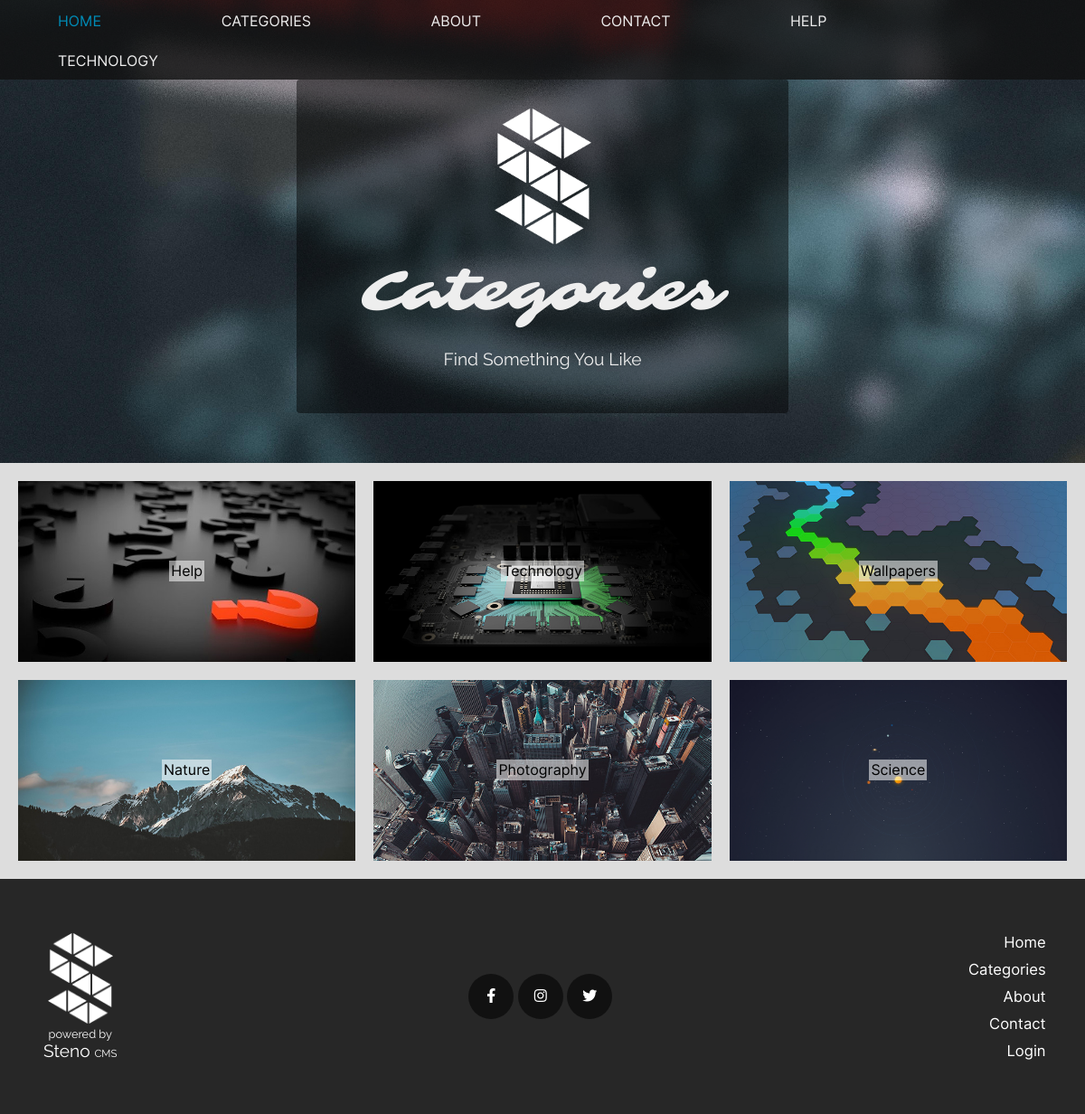
/categories.php, run on the app's committed database.
### tables this page shows
CREATE TABLE `categories` (
  `id` int(11) NOT NULL,
  `name` varchar(30) NOT NULL,
  `show_on_homepage` tinyint(1) NOT NULL DEFAULT 0,
  `show_on_navbar` tinyint(1) NOT NULL DEFAULT 0
);

CREATE TABLE `main_pages` (
  `id` int(11) NOT NULL,
  `page_name` varchar(30) NOT NULL,
  `title` varchar(30) NOT NULL,
  `caption` varchar(60) NOT NULL,
  `show_on_nav` tinyint(1) NOT NULL DEFAULT 1
);

CREATE TABLE `links` (
  `name` varchar(30) NOT NULL,
  `url` varchar(60) NOT NULL,
  `enabled` tinyint(1) NOT NULL DEFAULT 0
);

### categories.php (the view, shortened to what this page needs)
<?php require_once("includes/db_connect.php"); ?>
<?php require_once("includes/functions.php"); ?>
<?php
    $banner_info = get_banner_info("categories");
    $title = $banner_info["title"];
    $caption = $banner_info["caption"];
    $categories = get_categories();
    $popular_posts = get_popular();
    $latest_posts = get_latest();
?>
<!DOCTYPE html>
<html lang="en">
<head>
    <link rel="stylesheet" href="css/all.min.css" type="text/css">
    <link rel="stylesheet" href="css/light.min.css" type="text/css">
    <link rel="stylesheet" href="css/custom/categories.php" type="text/css">
</head>
<body>
    <?php require_once("includes/nav.php"); ?>
    <?php
        if(isset($_GET['q'])) {
            if(is_numeric($_GET['q'])) {
                $posts = get_posts_by_category($_GET['q']);
                if(mysqli_num_rows($posts) == 0) header("Location: categories");
                $category = mysqli_query($connection, "SELECT `name` FROM `categories` WHERE `id` = " . $_GET['q']);
                $category = mysqli_fetch_assoc($category)["name"];
                echo (get_banner($category, ""));
                echo('<div class="posts">');
                while($post = mysqli_fetch_assoc($posts)) {
                    $date = new DateTime($post["date"]);
                    $date = $date -> format("d M Y");
                    $post_categories = get_post_categories($post["id"]);
                    echo('
                        <a class="post" href="post?q=' . $post["id"] . '">
                            <div class="postbg postbg-' . $post["id"] . '">
                                <div class="postbanner">
                                    <div class="title">' . $post["title"] . '</div>
                                    <div class="tags">
                                    ');
                                    foreach($post_categories as $category) {
                                        echo('
                                        <span href="categoies/?q=' .
                                        $category .
                                        '">'. $category .
                                        '</span>'
                                    );
                                    }
                                    echo('
                                    </div>
                                    <div class="date">' . $date . '</div>
                                </div>
                            </div>
                        </a>
                    ');
                }
                echo('</div>');
            }
            elseif ($_GET['q'] === 'popular') {
                echo (get_banner("Popular", ""));
                echo('<div class="popularposts">');
                while($popular_post = mysqli_fetch_assoc($popular_posts)) {
                    $date = new DateTime($popular_post["date"]);
                    $date = $date -> format("d M Y");
                    $post_categories = get_post_categories($popular_post["id"]);
                    echo('
                        <a class="post" href="post?q=' . $popular_post["id"] . '">
                            <div class="postbg postbg-' . $popular_post["id"] . '">
                                <div class="postbanner">
                                    <div class="title">' . $popular_post["title"] . '</div>
                                    <div class="tags">
                                    ');
                                    foreach($post_categories as $category) {
                                        echo('
                                        <span href="categoies/?q=' .
                                        $category .
                                        '">'. $category .
                                        '</span>'
                                    );
                                    }
                                    echo('
                                    </div>
                                    <div class="date">' . $date . '</div>
                                </div>
                            </div>
                        </a>
                    ');
                }
                echo('</div>');
            }
            elseif ($_GET['q'] === 'latest') {
                echo (get_banner("Latest", ""));
                echo('<div class="latestposts">');
                while($latest_post = mysqli_fetch_assoc($latest_posts)) {
                    $date = new DateTime($latest_post["date"]);
                    $date = $date -> format("d M Y");
                    $post_categories = get_post_categories($latest_post["id"]);
                    echo('
                        <a class="post" href="post?q=' . $latest_post["id"] . '">
                            <div class="postbg postbg-' . $latest_post["id"] . '">
                                <div class="postbanner">
                                    <div class="title">' . $latest_post["title"] . '</div>
                                    <div class="tags">
                                    ');
                                    foreach($post_categories as $category) {
                                        echo('
                                        <span href="categoies/?q=' .
                                        $category .
                                        '">'. $category .
                                        '</span>'
                                    );
                                    }
                                    echo('
                                    </div>
                                    <div class="date">' . $date . '</div>
                                </div>
                            </div>
                        </a>
                    ');
                }
                echo('</div>');
            }
        }
        else {
            echo (get_banner($title, $caption));
            echo('<div class="categories">');
            while($category = mysqli_fetch_assoc($categories)) {
                echo('
                <a href="categories.php?q=' . $category["id"] . '" class="category category-' . $category["id"] . '" title="' . $category["name"] . '">
                    <span>' . ucwords($category["name"]) . '</span>
                </a>');
            }
        }
    ?>
    </div>
    <?php require_once("includes/footer.php"); ?>
</body>
</html>

### includes/nav.php (shortened to what this page needs)
<?php
    function get_pages_nav_info() {
        global $connection;
        $query = "SELECT `show_on_nav` FROM `main_pages`";
        $result = mysqli_query($connection, $query);
        return $result;
    }
    function get_categories_nav_info() {
        global $connection;
        $query = "SELECT `id`, `name`, `show_on_navbar` FROM `categories` WHERE 1";
        $result = mysqli_query($connection, $query);
        return $result;
    }
    $main_pages = get_pages_nav_info();
    $nav_categories = get_categories_nav_info()
?>
<nav>
    <ul>
        <?php  mysqli_fetch_assoc($main_pages)["show_on_nav"] ? print('<li><a href=".">HOME</a></li>'):print('');?>
        <?php  mysqli_fetch_assoc($main_pages)["show_on_nav"] ? print('<li><a href="categories">CATEGORIES</a></li>'):print('');?>
        <?php  mysqli_fetch_assoc($main_pages)["show_on_nav"] ? print('<li><a href="about">ABOUT</a></li>'):print('');?>
        <?php  mysqli_fetch_assoc($main_pages)["show_on_nav"] ? print('<li><a href="contact">CONTACT</a></li>'):print('');?>
        <?php
            while($current = mysqli_fetch_assoc($nav_categories)){
                $current["show_on_navbar"] ? print("<li><a href=\"categories?q=" . $current["id"] . "\">" . strtoupper($current["name"]) . "</a></li>"):print("");
            }
        ?>
    </ul>
</nav>

### includes/functions.php (shortened to what this page needs)
<?php
    function confirm_query($result) {
        if(!$result) {
            die("Database query failed.");
        }
        else return $result;
    }
    function get_banner($title, $caption) {
        $banner = '
        <div class="banner">
            <div class="strip">
                <a href="index" class="logo"></a>
                <p class="title">'.$title.'</p>
                <div class="caption">'.$caption.'</div>
            </div>
        </div>';
        return($banner);
    }
    function get_banner_info($page_name) {
        global $connection;
        $query = "SELECT `title`, `caption` FROM `main_pages` WHERE `page_name` = '{$page_name}'";
        $result = mysqli_query($connection, $query);
        return mysqli_fetch_assoc($result);
    }
    function get_categories($limit=0, $homepage=false) {
        global $connection;
        $query = "SELECT * FROM `categories`";
        $query .= $homepage ? " WHERE `show_on_homepage` = 0" : "";
        $query .= $limit > 0 ? " LIMIT " . $limit : "";
        $result = mysqli_query($connection, $query);
        return $result;
    }
?>

### data on the page
categories: name "HELP", shows a picture, name "Help"
categories: name "TECHNOLOGY", shows a picture, name "Technology"
main_pages: title "Categories", caption "Find Something You Like"
categories: shows a picture, name "Wallpapers"
categories: shows a picture, name "Nature"
categories: shows a picture, name "Photography"
categories: shows a picture, name "Science"
